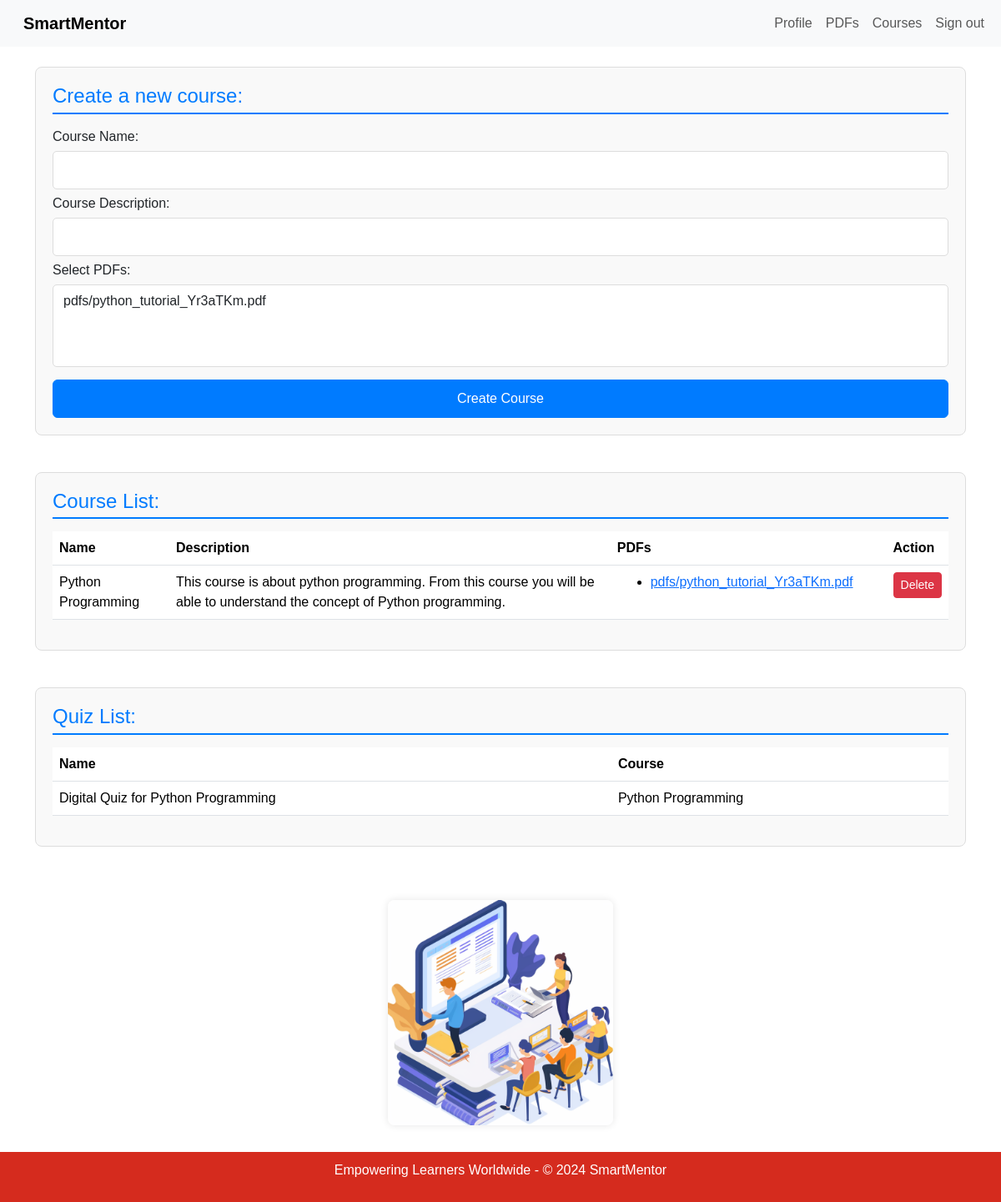
/teacher/courses (signed in), run on the app's committed database.
### app/models.py (models this page shows, shortened)
class Course(models.Model):
    name = models.CharField(max_length=50, default='course')
    description = models.CharField(max_length=200, default='Default description')
    pdfs = models.ManyToManyField(PDF, blank=True, related_name='courses')
    time_created = models.DateTimeField(auto_now_add=True, null=True)
    teacher = models.ForeignKey('Teacher', on_delete=models.CASCADE, related_name='courses', default=Teacher.get_default_teacher)

class PDF(models.Model):
    file = models.FileField(upload_to='pdfs/')
    uploaded_by = models.ForeignKey('Teacher', on_delete=models.CASCADE)

class Quiz(models.Model):
    course = models.ForeignKey(Course, on_delete=models.CASCADE, null=True)
    name = models.CharField(max_length=255)
    teacher = models.ForeignKey(Teacher, on_delete=models.CASCADE, related_name='quizzes', default=1)

### app/views.py (the view, shortened to what this page needs)
# urls.py: path('teacher/courses', TeacherCourseView.as_view(), name='teacher_courses'),
class TeacherCourseView(LoginRequiredMixin, ListView):
    model = Course
    form_class = CourseForm
    template_name = 'app/teacher_course.html'
    def get_queryset(self):
        if hasattr(self.request.user, 'teacher'):
            return Course.objects.filter(teacher=self.request.user.teacher)
        else:
            return Course.objects.none()

### app/templates/app/teacher_course.html (shortened to what this page needs)
{% extends "app/base.html" %}
{% block content %}
{% if user.is_authenticated %}
    {% if user.profile.role == 'teacher' %}
        <nav class="navbar navbar-expand-lg bg-body-tertiary">
            <div class="container-fluid">
                <a class="navbar-brand" href="/">SmartMentor</a>
                <div class="collapse navbar-collapse" id="navbarSupportedContent">
                    <ul class="navbar-nav me-auto mb-2 mb-lg-0">
                        <li class="nav-item">
                            <a class="nav-link" href="{% url 'teacher_profile' %}">Profile</a>
                        </li>
                        <li class="nav-item">
                            <a class="nav-link" href="{% url 'teacher_pdfs' %}">PDFs</a>
                        </li>
                        <li class="nav-item">
                            <a class="nav-link" href="{% url 'teacher_courses' %}">Courses</a>
                        </li>
                        <li class="nav-item">
                            <form action="{% url 'logout' %}" method="post" style="margin: 0">
                                <button type="submit" class="nav-link" style="background: none; border: none; cursor: pointer;">Sign out</button>
                            </form>
                        </li>
                    </ul>
                </div>
            </div>
        </nav>
        <br />
        <div class="container-xl">
            <section class="section">
                <h4>Create a new course:</h4>
                <form action="{% url 'course_create' %}" method="post">
                    <label for="name">Course Name:</label>
                    <input type="text" id="name" name="name" class="form-control">
                    <label for="description">Course Description:</label>
                    <input type="text" id="description" name="description" class="form-control">
                    <label for="pdfs">Select PDFs:</label>
                    <select id="pdfs" name="pdfs" class="form-control" multiple>
                        {% for pdf in user.teacher.pdfs.all %}
                            <option value="{{ pdf.id }}">{{ pdf.file.name }}</option>
                        {% endfor %}
                    </select>
                    <button type="submit" class="btn btn-primary">Create Course</button>
                </form>
            </section>
        </div>
        <br />
        <div class="container-xl">
            <section class="section">
                <h4>Course List:</h4>
                {% if user.profile.teacher.courses_list.all %}
                    <table class="table">
                        <thead>
                            <tr>
                                <th>Name</th>
                                <th>Description</th>
                                <th>PDFs</th>
                                <th>Action</th>
                            </tr>
                        </thead>
                        <tbody>
                            {% for course in user.profile.teacher.courses_list.all %}
                                <tr>
                                    <td>{{ course.name }}</td>
                                    <td>{{ course.description }}</td>
                                    <td>
                                        <ul>
                                            {% for pdf in course.pdfs.all %}
                                                <li><a href="{{ pdf.file.url }}">{{ pdf.file.name }}</a></li>
                                            {% endfor %}
                                        </ul>
                                    </td>
                                    <td>
                                        <form method="post" action="{% url 'course_delete' course.id %}">
                                            <button type="submit" class="btn btn-danger btn-sm">Delete</button>
                                        </form>
                                    </td>
                                </tr>
                            {% endfor %}
                        </tbody>
                    </table>
                {% else %}
                    <p>No courses created, must upload PDFs to create a course!</p>
                {% endif %}
            </section>
        </div>
        <br />
        <div class="container-xl">
            <section class="section">
                <h4>Quiz List:</h4>
                {% if user.profile.teacher.quizzes.all %}
                    <table class="table">
                        <thead>
                            <tr>
                                <th>Name</th>
                                <th>Course</th>
                            </tr>
                        </thead>
                        <tbody>
                            {% for quiz in user.profile.teacher.quizzes.all %}
                                <tr>
                                    <td>{{ quiz.name }}</td>
                                    <td>{{ quiz.course.name }}</td>
                                </tr>
                            {% endfor %}
                        </tbody>
                    </table>
                {% else %}
                    <p>No quizzes created yet!</p>
                {% endif %}
            </section>
        </div>
        <br />
        <div class="container-xl">
            <section class="image-container">
                {% load static %}
                <img src="{% static 'images/teacher_course_image.jpg' %}" alt="Teacher Course Image" class="teacher_course-image">
            </section>
        </div>
        <br /><br /><br />
    {% else %}
        <h1>Access Denied</h1>
        <p>You are not authorized to view this page. Please <a href="/">back</a> to home.</p>
    {% endif %}
{% else %}
    <h1>Access Denied</h1>
    <p>You are not authorized to view this page. Please <a href="/signin">login</a> to view this page.</p>
{% endif %}
{% endblock %}

### app/templates/app/teacher_course.html (style rules this page uses)
body { font-family: 'Arial', sans-serif; }
.navbar-brand { font-weight: bold; }
.section { margin-bottom: 20px; padding: 20px; background: #f9f9f9; border: 1px solid #ddd; border-radius: 8px; }
.section h4 { border-bottom: 2px solid #007bff; padding-bottom: 5px; margin-bottom: 15px; color: #007bff; }
.btn-primary { background-color: #007bff; border-color: #007bff; width: 100%; padding: 10px; font-size: 16px; margin-top: 10px; }
.btn-danger { background-color: #dc3545; border-color: #dc3545; }
.form-control { width: 100%; padding: 10px; margin: 5px 0; border-radius: 5px; border: 1px solid #ddd; }
.teacher_course-image { max-width: 270px; max-height: 270px; border-radius: 8px; box-shadow: 0 0 10px rgba(0, 0, 0, 0.1); margin: 20px auto; display: block; }

### data on the page
Course: name "Python Programming", description "This course is about python programming. From this course you will be able to understand the concept of Python programming."
PDF: {{ pdf.id }} 12 (drawn), file.name "pdfs/python_tutorial_Yr3aTKm.pdf"
Quiz: name "Digital Quiz for Python Programming", course.name "Python Programming"
